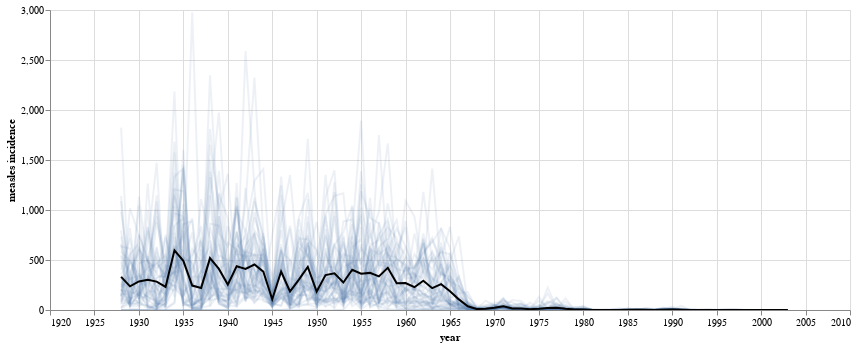

Notebook code for this chart:
### Markdown cell above
## Layering & Selections

Here is another view of the data, using layering and selections to allow zooming-in

### Code cell
hover = alt.selection_single(on='mouseover', nearest=True, fields=['state'], empty='none')

line = alt.Chart().mark_line().encode(
    alt.X('YEAR:Q',
        scale=alt.Scale(zero=False),
        axis=alt.Axis(format='f', title='year')
    ),
    alt.Y('incidence:Q', axis=alt.Axis(title='measles incidence')),
    detail='state:N',
    opacity=alt.condition(hover, alt.value(1.0), alt.value(0.1))
).properties(
    width=800,
    height=300
)

point = line.mark_point().encode(
    opacity=alt.value(0.0)
).properties(
    selection=hover
)

mean = alt.Chart().mark_line().encode(
    x=alt.X('YEAR:Q', scale=alt.Scale(zero=False)),
    y='mean(incidence):Q',
    color=alt.value('black')
)

text = alt.Chart().mark_text(align='right').encode(
    x='min(YEAR):Q',
    y='mean(incidence):Q',
    text='state:N',
    detail='state:N',
    opacity=alt.condition(hover, alt.value(1.0), alt.value(0.0))
)

alt.layer(point, line, mean, text, data=measles).interactive(bind_y=False)

### Figure 1 — Vega-Lite specification as saved in the notebook (floating-point values rounded to 4 significant figures; data arrays with more than 128 entries replaced by an {"elided": "..."} marker saying what was removed)
{"$schema": "https://vega.github.io/schema/vega-lite/v2.6.0.json", "config": {"view": {"height": 300, "width": 400}}, "data": {"name": "data-7c6a45a20b09aa090712bc9182fe0330"}, "datasets": {"data-7c6a45a20b09aa090712bc9182fe0330": {"elided": "3876 records"}}, "layer": [{"encoding": {"detail": {"field": "state", "type": "nominal"}, "opacity": {"value": 0}, "x": {"axis": {"format": "f", "title": "year"}, "field": "YEAR", "scale": {"zero": false}, "type": "quantitative"}, "y": {"axis": {"title": "measles incidence"}, "field": "incidence", "type": "quantitative"}}, "height": 300, "mark": "point", "selection": {"selector001": {"empty": "none", "fields": ["state"], "nearest": true, "on": "mouseover", "resolve": "global", "type": "single"}, "selector002": {"bind": "scales", "encodings": ["x"], "mark": {"fill": "#333", "fillOpacity": 0.125, "stroke": "white"}, "on": "[mousedown, window:mouseup] > window:mousemove!", "resolve": "global", "translate": "[mousedown, window:mouseup] > window:mousemove!", "type": "interval", "zoom": "wheel!"}}, "width": 800}, {"encoding": {"detail": {"field": "state", "type": "nominal"}, "opacity": {"condition": {"selection": "selector001", "value": 1}, "value": 0.1}, "x": {"axis": {"format": "f", "title": "year"}, "field": "YEAR", "scale": {"zero": false}, "type": "quantitative"}, "y": {"axis": {"title": "measles incidence"}, "field": "incidence", "type": "quantitative"}}, "height": 300, "mark": "line", "width": 800}, {"encoding": {"color": {"value": "black"}, "x": {"field": "YEAR", "scale": {"zero": false}, "type": "quantitative"}, "y": {"aggregate": "mean", "field": "incidence", "type": "quantitative"}}, "mark": "line"}, {"encoding": {"detail": {"field": "state", "type": "nominal"}, "opacity": {"condition": {"selection": "selector001", "value": 1}, "value": 0}, "text": {"field": "state", "type": "nominal"}, "x": {"aggregate": "min", "field": "YEAR", "type": "quantitative"}, "y": {"aggregate": "mean", "field": "incidence", "type": "quantitative"}}, "mark": {"align": "right", "type": "text"}}]}
